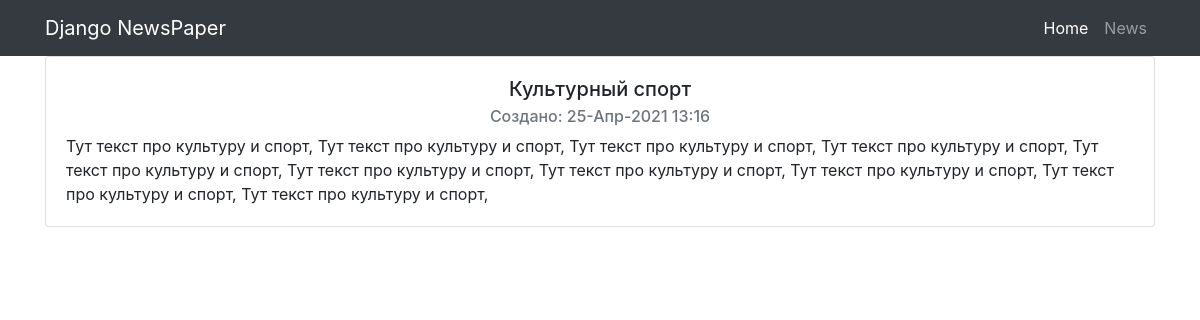
Screenshot of /news/22 with the database file from the repository.
### news/models.py (models this page shows, shortened)
class Post(models.Model):
    ARTICLE = 'AR'
    NEWS = 'NS'
    POST_CHOICES = (
        (ARTICLE, 'Статья'),
        (NEWS, 'Новость'),
    )
    author = models.ForeignKey(Author, on_delete=models.CASCADE)
    type_post = models.CharField(max_length=2, choices=POST_CHOICES,
                                 default=ARTICLE)
    created_at = models.DateTimeField(auto_now_add=True)
    category = models.ManyToManyField(Category, through='PostCategory')
    title = models.CharField(max_length=255)
    content = models.TextField()
    rating = models.IntegerField(default=0)

### news/views.py (the view)
# urls.py: path('<int:pk>', PostDetail.as_view()),  # pk — это первичный ключ товара, который будет выводиться у нас в шаблон
class PostDetail(DetailView):
    model = Post  # модель всё та же, но мы хотим получать детали конкретно отдельного товара
    template_name = 'news/post.html'  # название шаблона будет product.html
    context_object_name = 'post'  # название объекта. в нём будет

### news/templatetags/custom_filters.py (called while the page is built)
@register.filter(name='censor')
def censor(value):
    words = ['дурак', 'сука']
    for word in words:
        if word in value:
            value = value.replace(word, '***')
    return str(value)

### templates/news/post.html (shortened to what this page needs)
{% extends 'default.html' %}
{% load custom_filters %}
{% block content %}
<div class="card">
  <div class="card-body">
    <h5 class="card-title">{{ post.title|censor }}</h5>
    <h6 class="card-subtitle mb-2 text-muted">Создано: {{ post.created_at|date:'d-M-Y H:i'  }}</h6>
    <p class="card-text text-left">{{ post.content|censor}}</p>
  </div>
</div>
{% endblock content %}

### rows the page displays
Post: title|censor "Культурный спорт", created_at "25-Апр-2021 13:16", content|censor "Тут текст про культуру и спорт, Тут текст про культуру и спорт, Тут текст про культуру и спорт, Тут текст про культуру и спорт, Тут текст про культуру и спорт, Тут текст про культуру и спорт, Тут текст про культуру и спорт, Тут текст про культуру и спорт, Тут текст про культуру и спорт, Тут текст про культуру и спорт,"
